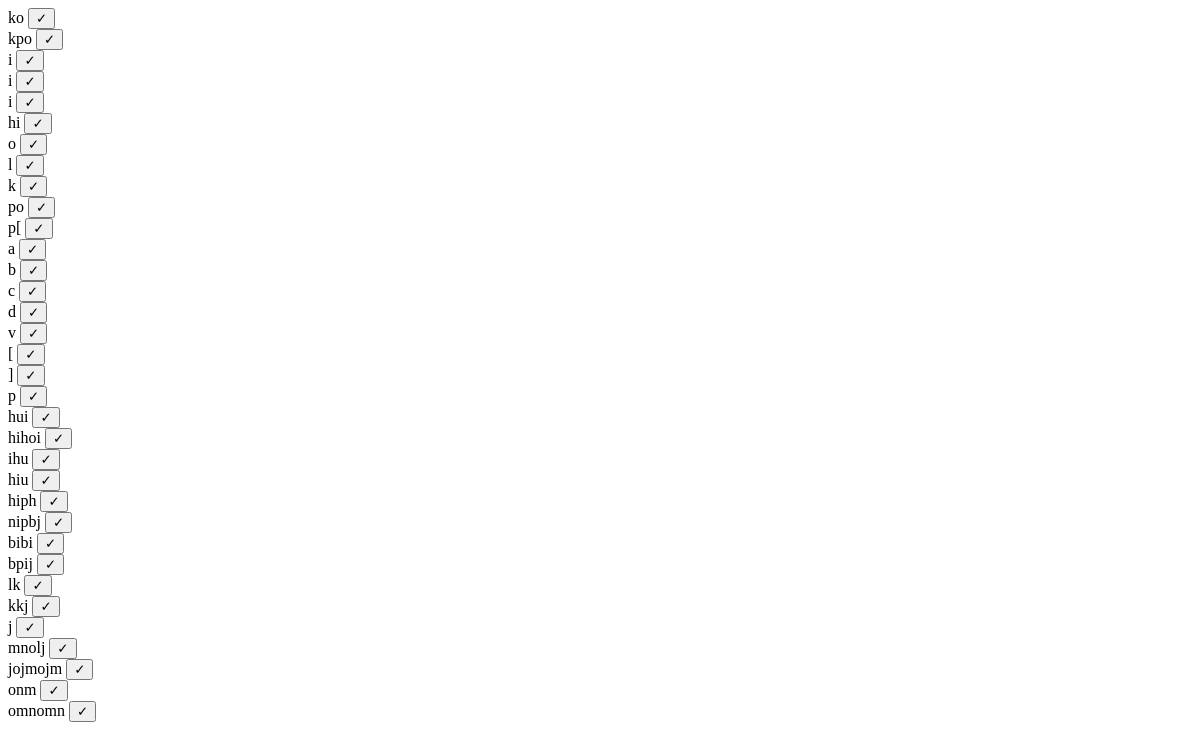
Page /meetings/todos/ (signed in) on the earlier database version.
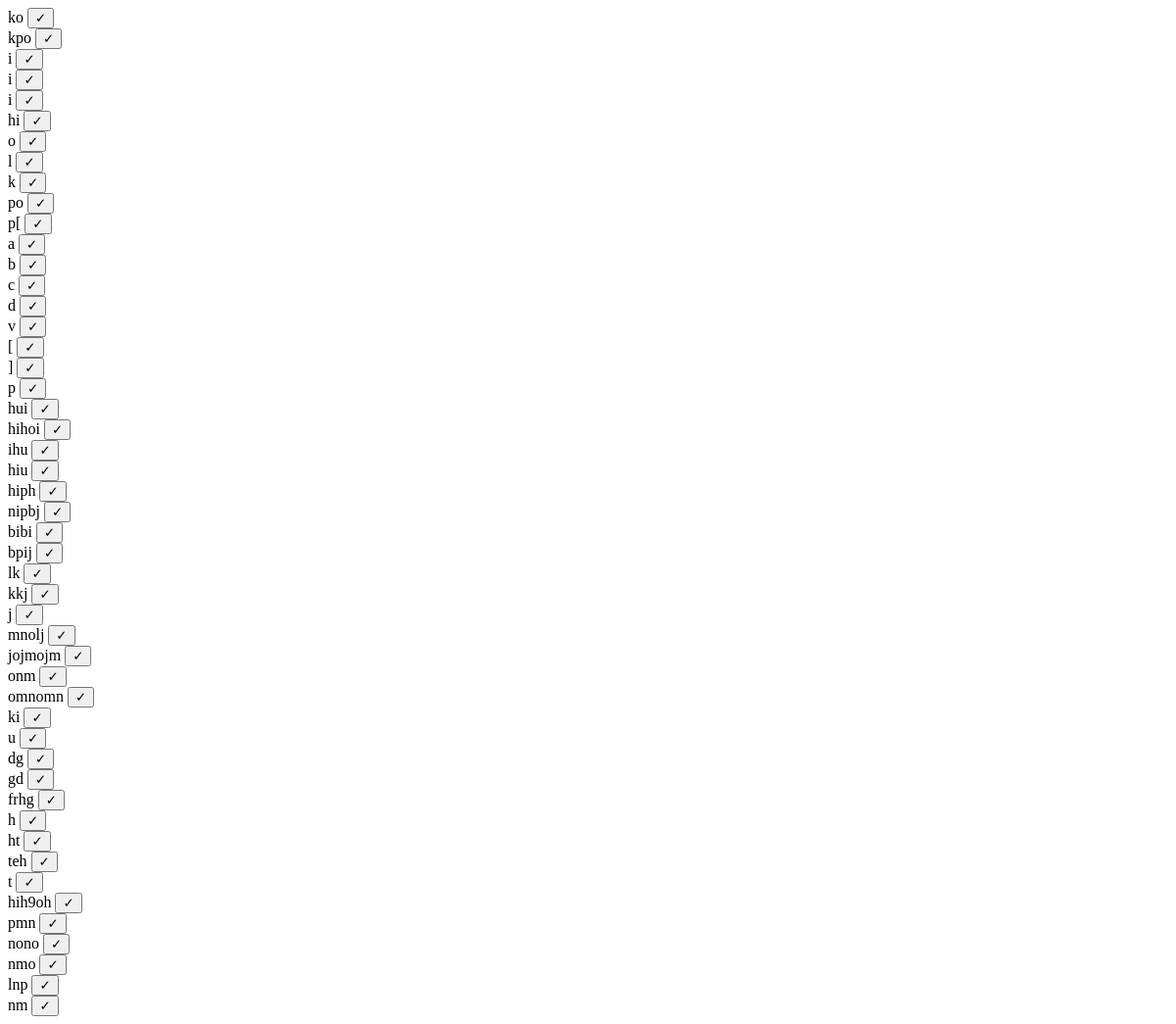
Same page on the later database version.
### meetings/models.py (models this page shows, shortened)
class Todo(models.Model):
    user = models.ForeignKey(
        get_user_model(),
        on_delete=models.CASCADE
    )
    name = models.CharField(max_length=50)
    done = models.BooleanField(default=False)

### meetings/views.py (the view)
# urls.py: path("todos/", views.todo_list, name="todo_list"),
@login_required
def todo_list(request):
    todos = Todo.objects.filter(
        user=request.user
    )
    return render(request, "website/todo_list.html", {
        "todos": todos
    })

### templates/website/todo_list.html
<div id="todo-list">
    {% for todo in todos %}
        {% include "website/todo_item.html" %}
    {% empty %}
        <div>No todos yet!</div>
    {% endfor %}
</div>

### templates/website/todo_item.html
<div id="todo-{{ todo.id }}" class="todo-bullet">
    <span>{{ todo.name }}</span>
    <button
        hx-post="{% url 'todo_complete' todo.id %}"
        hx-headers='{"X-CSRFToken": "{{ csrf_token }}"}'
        hx-target="closest div"
        hx-swap="outerHTML"
        hx-confirm="Mark this item as completed?"
        class="in-button checkmark">
        ✓
    </button>
</div>

Differences in the rows shown:
added Todo: name "ki"
added Todo: name "u"
added Todo: name "dg"
added Todo: name "gd"
added Todo: name "frhg"
added Todo: name "h"
added Todo: name "ht"
added Todo: name "teh"
added Todo: name "t"
added Todo: name "hih9oh"
added Todo: name "pmn"
added Todo: name "nono"
added Todo: name "nmo"
added Todo: name "lnp"
added Todo: name "nm"
